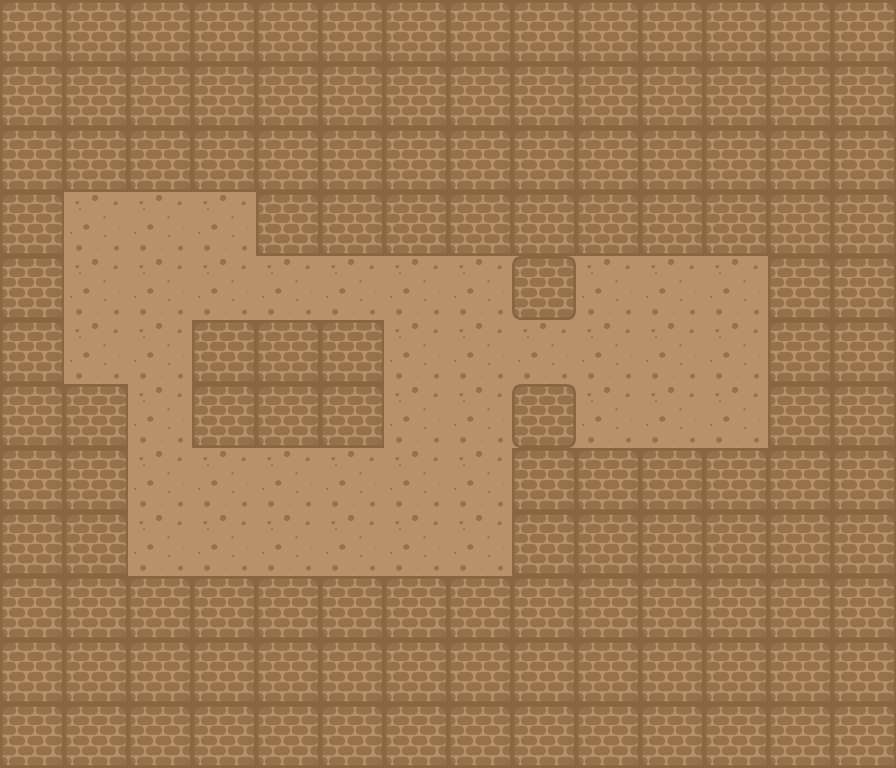

This game map was drawn from its Tiled (.tmx) file and the tilesets committed beside it. A one-line description and the trimmed map source follow:
An orthogonal 14x12 tile map with 64x64 px tiles, 2 tile layers (ground, graphics), 2 tilesets and 133 objects.

<map version="1.0" tiledversion="1.1.3" orientation="orthogonal" renderorder="right-down" width="14" height="12" tilewidth="64" tileheight="64" infinite="0" nextobjectid="158">
 <tileset firstgid="1" name="sprites" tilewidth="64" tileheight="64" tilecount="36" columns="6">
  <image source="sprites.png" width="421" height="421" />
 </tileset>
 <tileset firstgid="37" name="sprites" tilewidth="64" tileheight="64" tilecount="36" columns="6">
  <image source="sprites.png" width="421" height="421" />
 </tileset>
 <layer name="ground" width="14" height="12">
  <data>[168 cells, 168 non-empty, 1 distinct tile ids]</data>
 </layer>
 <layer name="graphics" width="14" height="12">
  <data>[168 cells, 129 non-empty, 2 distinct tile ids]</data>
 </layer>
 <objectgroup name="walls">
  <object id="1" x="0" y="0" width="64" height="64" />
  <object id="2" x="0" y="64" width="64" height="64" />
  <object id="3" x="0" y="128" width="64" height="64" />
  <object id="4" x="0" y="192" width="64" height="64" />
  <object id="5" x="0" y="256" width="64" height="64" />
  <object id="6" x="0" y="320" width="64" height="64" />
  <object id="7" x="0" y="384" width="64" height="64" />
  <object id="12" x="192" y="384" width="64" height="64" />
  <object id="13" x="192" y="320" width="64" height="64" />
  <object id="14" x="256" y="320" width="64" height="64" />
  <object id="15" x="256" y="384" width="64" height="64" />
  <object id="16" x="320" y="384" width="64" height="64" />
  <object id="17" x="320" y="320" width="64" height="64" />
  <object id="21" x="640" y="448" width="64" height="64" />
  <object id="22" x="0" y="576" width="64" height="64" />
  <object id="23" x="0" y="512" width="64" height="64" />
  <object id="25" x="0" y="448" width="64" height="64" />
  <object id="29" x="64" y="64" width="64" height="64" />
  <object id="30" x="128" y="128" width="64" height="64" />
  <object id="31" x="64" y="128" width="64" height="64" />
  <object id="32" x="192" y="64" width="64" height="64" />
  <object id="33" x="192" y="128" width="64" height="64" />
  <object id="34" x="256" y="128" width="64" height="64" />
  <object id="35" x="256" y="64" width="64" height="64" />
  <object id="36" x="320" y="64" width="64" height="64" />
  <object id="37" x="320" y="128" width="64" height="64" />
  <object id="38" x="384" y="128" width="64" height="64" />
  <object id="39" x="384" y="64" width="64" height="64" />
  <object id="40" x="448" y="64" width="64" height="64" />
  <object id="41" x="448" y="128" width="64" height="64" />
  <object id="42" x="128" y="64" width="64" height="64" />
  <object id="43" x="512" y="64" width="64" height="64" />
  <object id="44" x="512" y="128" width="64" height="64" />
  <object id="45" x="576" y="128" width="64" height="64" />
  <object id="46" x="576" y="64" width="64" height="64" />
  <object id="47" x="640" y="64" width="64" height="64" />
  <object id="48" x="640" y="128" width="64" height="64" />
  <object id="49" x="768" y="128" width="64" height="64" />
  <object id="50" x="704" y="128" width="64" height="64" />
  <object id="51" x="704" y="64" width="64" height="64" />
  <object id="52" x="768" y="64" width="64" height="64" />
  <object id="53" x="832" y="64" width="64" height="64" />
  <object id="54" x="832" y="128" width="64" height="64" />
  <object id="59" x="832" y="0" width="64" height="64" />
  <object id="60" x="768" y="0" width="64" height="64" />
  <object id="61" x="704" y="0" width="64" height="64" />
  <object id="62" x="640" y="0" width="64" height="64" />
  <object id="63" x="576" y="0" width="64" height="64" />
  <object id="64" x="512" y="0" width="64" height="64" />
  <object id="65" x="384" y="0" width="64" height="64" />
  <object id="66" x="448" y="0" width="64" height="64" />
  <object id="67" x="64" y="0" width="64" height="64" />
  <object id="68" x="128" y="0" width="64" height="64" />
  <object id="69" x="192" y="0" width="64" height="64" />
  <object id="70" x="256" y="0" width="64" height="64" />
  <object id="71" x="320" y="0" width="64" height="64" />
  <object id="72" x="832" y="640" width="64" height="64" />
  <object id="73" x="768" y="640" width="64" height="64" />
  <object id="74" x="704" y="640" width="64" height="64" />
  <object id="75" x="640" y="640" width="64" height="64" />
  <object id="76" x="576" y="640" width="64" height="64" />
  <object id="77" x="512" y="640" width="64" height="64" />
  <object id="78" x="384" y="640" width="64" height="64" />
  <object id="79" x="448" y="640" width="64" height="64" />
  <object id="82" x="192" y="640" width="64" height="64" />
  <object id="83" x="256" y="640" width="64" height="64" />
  <object id="84" x="320" y="640" width="64" height="64" />
  <object id="85" x="832" y="704" width="64" height="64" />
  <object id="86" x="768" y="704" width="64" height="64" />
  <object id="87" x="704" y="704" width="64" height="64" />
  <object id="88" x="640" y="704" width="64" height="64" />
  <object id="89" x="576" y="704" width="64" height="64" />
  <object id="90" x="512" y="704" width="64" height="64" />
  <object id="91" x="384" y="704" width="64" height="64" />
  <object id="92" x="448" y="704" width="64" height="64" />
  <object id="93" x="64" y="704" width="64" height="64" />
  <object id="94" x="128" y="704" width="64" height="64" />
  <object id="95" x="192" y="704" width="64" height="64" />
  <object id="96" x="256" y="704" width="64" height="64" />
  <object id="97" x="320" y="704" width="64" height="64" />
  <object id="98" x="0" y="640" width="64" height="64" />
  <object id="99" x="0" y="704" width="64" height="64" />
  <object id="101" x="192" y="576" width="64" height="64" />
  <object id="102" x="832" y="576" width="64" height="64" />
  <object id="103" x="768" y="576" width="64" height="64" />
  <object id="104" x="704" y="576" width="64" height="64" />
  <object id="105" x="640" y="576" width="64" height="64" />
  <object id="106" x="576" y="576" width="64" height="64" />
  <object id="107" x="512" y="576" width="64" height="64" />
  <object id="108" x="448" y="576" width="64" height="64" />
  <object id="109" x="384" y="576" width="64" height="64" />
  <object id="110" x="320" y="576" width="64" height="64" />
  <object id="111" x="256" y="576" width="64" height="64" />
  <object id="112" x="768" y="192" width="64" height="64" />
  <object id="113" x="768" y="512" width="64" height="64" />
  <object id="114" x="768" y="448" width="64" height="64" />
  <object id="115" x="768" y="384" width="64" height="64" />
  <object id="116" x="768" y="320" width="64" height="64" />
  <object id="117" x="768" y="256" width="64" height="64" />
  <object id="118" x="832" y="192" width="64" height="64" />
  <object id="119" x="832" y="512" width="64" height="64" />
  <object id="120" x="832" y="448" width="64" height="64" />
  <object id="121" x="832" y="384" width="64" height="64" />
  <object id="122" x="832" y="320" width="64" height="64" />
  <object id="123" x="832" y="256" width="64" height="64" />
  <object id="130" x="512" y="256" width="64" height="64" />
  <object id="131" x="512" y="384" width="64" height="64" />
  <object id="132" x="512" y="512" width="64" height="64" />
  <object id="134" x="64" y="384" width="64" height="64" />
  <object id="135" x="64" y="448" width="64" height="64" />
  <object id="136" x="64" y="512" width="64" height="64" />
  <object id="137" x="64" y="576" width="64" height="64" />
  <object id="138" x="128" y="576" width="64" height="64" />
  <object id="139" x="128" y="640" width="64" height="64" />
  <object id="140" x="64" y="640" width="64" height="64" />
  <object id="141" x="576" y="512" width="64" height="64" />
  </objectgroup>
 <objectgroup name="blocks">
  <!-- 2 objects omitted --></objectgroup>
 <objectgroup name="targets">
  <!-- 2 objects omitted --></objectgroup>
</map>
<!-- 17 of 133 objects omitted -->
